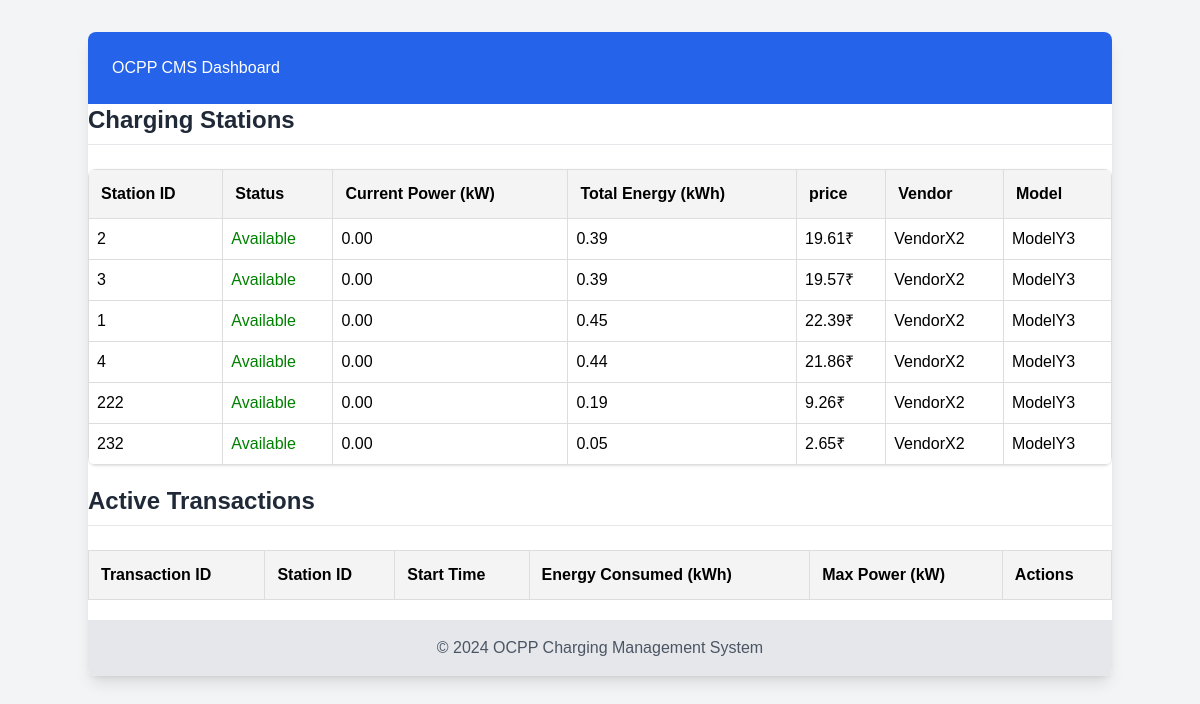
Before: / with the older database file.
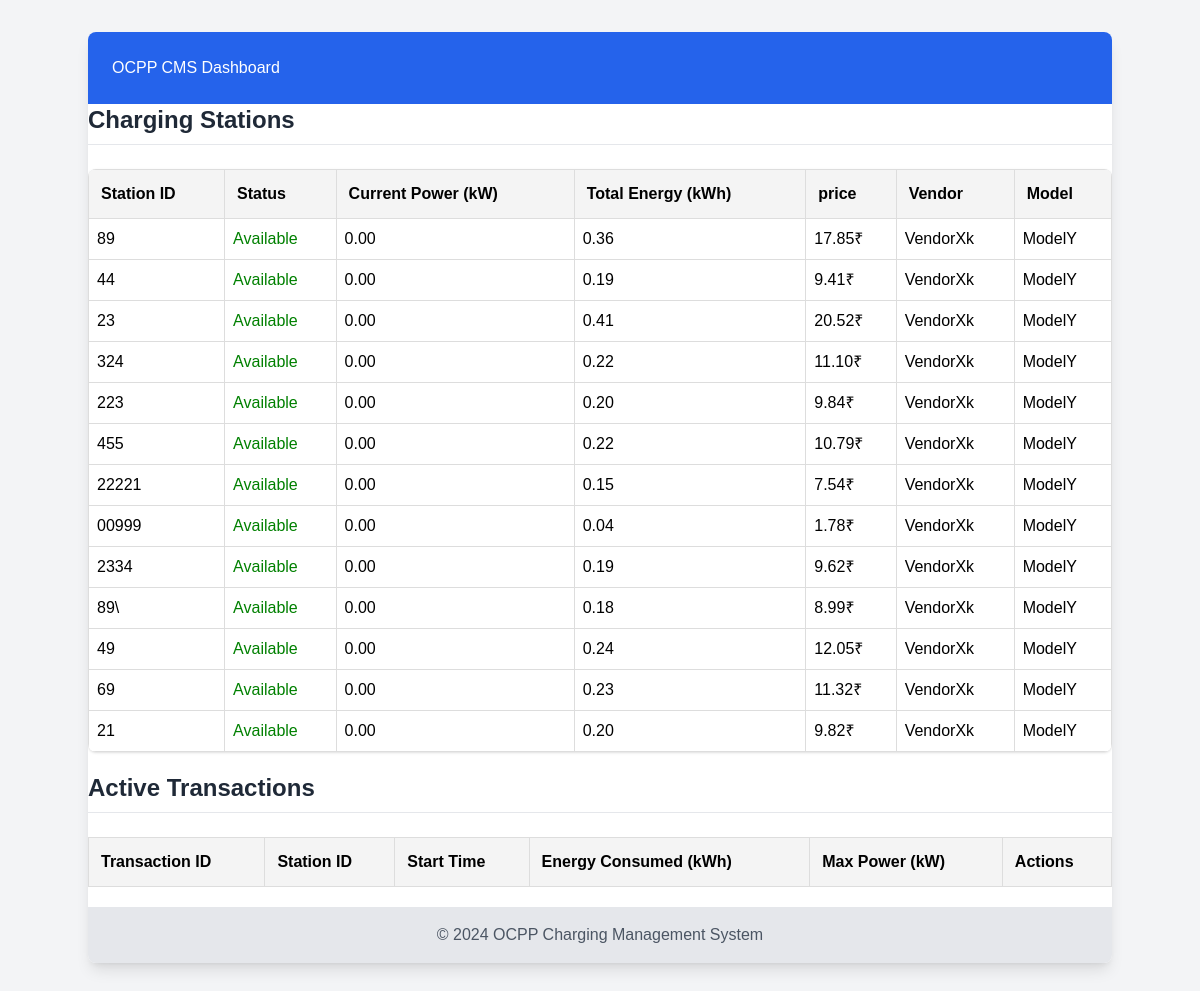
After: the same page with the newer database file.
### database.py (models this page shows)
class ChargingStation(Base):
    __tablename__ = 'charging_stations'
    id = Column(Integer, primary_key=True)
    station_id = Column(String, unique=True)
    status = Column(String)
    last_heartbeat = Column(DateTime)
    current_transaction = Column(String, nullable=True)
    vendor = Column(String)
    model = Column(String)
    current_power = Column(Float, default=0)  # Current power consumption in kW
    total_energy_consumed = Column(Float, default=0)  # Total energy consumed in kWh

### main.py (the view)
@app.get("/")
async def home(request: Request):
    db = SessionLocal()
    stations = db.query(ChargingStation).all()
    transactions = db.query(Transaction).filter_by(is_active=True).all()
    db.close()
    return templates.TemplateResponse(
        "index.html",
        {"request": request, "stations": stations, "transactions": transactions}
    )

### templates/index.html (shortened to what this page needs)
<!DOCTYPE html>
<html>
<head>
    <script src="https://cdn.tailwindcss.com"></script>
</head>
<body class="bg-gray-100 min-h-screen p-8">
    <div class="container mx-auto bg-white shadow-lg rounded-lg overflow-hidden">
        <header class="bg-blue-600 text-white p-6">
            <h1>OCPP CMS Dashboard</h1>
        </header>
        <h2 class="text-2xl font-semibold text-gray-800 mb-6 border-b pb-2">Charging Stations</h2>
        <table class="w-full bg-white shadow rounded-lg overflow-hidden" id="stations-table">
            <thead class="bg-gray-200">
                <tr class="text-left">
                    <th class="p-3">Station ID</th>
                    <th class="p-3">Status</th>
                    <th class="p-3">Current Power (kW)</th>
                    <th class="p-3">Total Energy (kWh)</th>
                    <th class="p-3">price</th>
                    <th class="p-3">Vendor</th>
                    <th class="p-3">Model</th>
                </tr>
            </thead>
            <tbody>
                {% for station in stations %}
                <tr class="border-b hover:bg-gray-50 transition duration-200" id="station-{{ station.station_id }}">
                    <td>{{ station.station_id }}</td>
                    <td class="status-{{ station.status }}">{{ station.status }}</td>
                    <td class="power">{{ "%.2f"|format(station.current_power) }}</td>
                    <td class="energy">{{ "%.2f"|format(station.total_energy_consumed) }}</td>
                    <td class = "price">{{ "%.2f"|format(station.total_energy_consumed * 50) }}₹</td>
                    <td>{{ station.vendor }}</td>
                    <td>{{ station.model }}</td>
                </tr>
                {% endfor %}
            </tbody>
        </table>
        <h2 class="text-2xl font-semibold text-gray-800 mb-6 border-b pb-2">Active Transactions</h2>
        <table id="transactions-table">
            <thead>
                <tr>
                    <th class="p-3">Transaction ID</th>
                    <th class="p-3">Station ID</th>
                    <th class="p-3">Start Time</th>
                    <th class="p-3">Energy Consumed (kWh)</th>
                    <th class="p-3">Max Power (kW)</th>
                    <th class="p-3">Actions</th>
                </tr>
            </thead>
        </table>
        <footer class="bg-gray-200 p-4 text-center text-gray-600">
            © 2024 OCPP Charging Management System
        </footer>
</body>
</html>

### templates/index.html (style rules this page uses)
body { font-family: Arial, sans-serif; margin: 0; padding: 20px; background-color: #f5f5f5; }
table { width: 100%; border-collapse: collapse; margin: 20px 0; }
th, td { border: 1px solid #ddd; padding: 8px; text-align: left; }
th { background-color: #f4f4f4; }
.status-Available { color: green; }

Changed rows visible on the page:
changed ChargingStation (number 1 of 13 on the later page): station_id "2" → "89"; total_energy_consumed "0.39" → "0.36"; station.total_energy_consumed*50 "19.61" → "17.85"; vendor "VendorX2" → "VendorXk"; model "ModelY3" → "ModelY"
changed ChargingStation (number 2 of 13 on the later page): station_id "3" → "44"; total_energy_consumed "0.39" → "0.19"; station.total_energy_consumed*50 "19.57" → "9.41"; vendor "VendorX2" → "VendorXk"; model "ModelY3" → "ModelY"
changed ChargingStation (number 3 of 13 on the later page): station_id "1" → "23"; total_energy_consumed "0.45" → "0.41"; station.total_energy_consumed*50 "22.39" → "20.52"; vendor "VendorX2" → "VendorXk"; model "ModelY3" → "ModelY"
changed ChargingStation (number 4 of 13 on the later page): station_id "4" → "324"; total_energy_consumed "0.44" → "0.22"; station.total_energy_consumed*50 "21.86" → "11.10"; vendor "VendorX2" → "VendorXk"; model "ModelY3" → "ModelY"
changed ChargingStation (number 5 of 13 on the later page): station_id "222" → "223"; total_energy_consumed "0.19" → "0.20"; station.total_energy_consumed*50 "9.26" → "9.84"; vendor "VendorX2" → "VendorXk"; model "ModelY3" → "ModelY"
changed ChargingStation (number 6 of 13 on the later page): station_id "232" → "455"; total_energy_consumed "0.05" → "0.22"; station.total_energy_consumed*50 "2.65" → "10.79"; vendor "VendorX2" → "VendorXk"; model "ModelY3" → "ModelY"
added ChargingStation: station_id "22221", status "Available", current_power "0.00", total_energy_consumed "0.15", station.total_energy_consumed*50 "7.54", vendor "VendorXk", model "ModelY"
added ChargingStation: station_id "00999", status "Available", current_power "0.00", total_energy_consumed "0.04", station.total_energy_consumed*50 "1.78", vendor "VendorXk", model "ModelY"
added ChargingStation: station_id "2334", status "Available", current_power "0.00", total_energy_consumed "0.19", station.total_energy_consumed*50 "9.62", vendor "VendorXk", model "ModelY"
added ChargingStation: station_id "89\\", status "Available", current_power "0.00", total_energy_consumed "0.18", station.total_energy_consumed*50 "8.99", vendor "VendorXk", model "ModelY"
added ChargingStation: station_id "49", status "Available", current_power "0.00", total_energy_consumed "0.24", station.total_energy_consumed*50 "12.05", vendor "VendorXk", model "ModelY"
added ChargingStation: station_id "69", status "Available", current_power "0.00", total_energy_consumed "0.23", station.total_energy_consumed*50 "11.32", vendor "VendorXk", model "ModelY"
added ChargingStation: station_id "21", status "Available", current_power "0.00", total_energy_consumed "0.20", station.total_energy_consumed*50 "9.82", vendor "VendorXk", model "ModelY"
